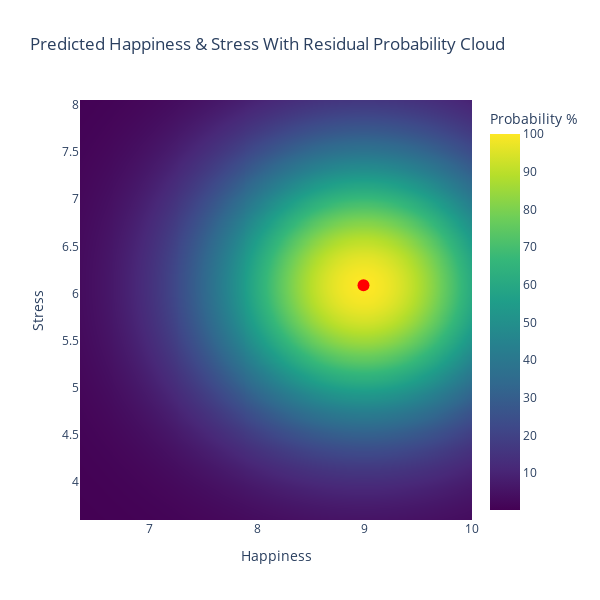

Notebook cell for this chart:
### Code cell
# Visualization of prediction with brobability cloud
# AI used for visualisation enchancment

# --------------------------------------------
# 1. Prepare new_user (must add engineered features!)
# --------------------------------------------
new_user = pd.DataFrame([{
    "Age": 27,
    "Daily_Screen_Time(hrs)": 4.2,
    "Social_Media_Platform": "Instagram",
    "Exercise_Frequency(week)": 4,
    "Days_Without_Social_Media": 1,
    "Sleep_Quality(1-10)": 6
}])

# Add engineered features (since pipeline no longer does it)
new_user["Balance_Score"] = (
    (new_user["Exercise_Frequency(week)"] + 1) *
    (new_user["Days_Without_Social_Media"] + 1) /
    new_user["Daily_Screen_Time(hrs)"]
)

new_user["Screen_per_Exercise"] = (
    new_user["Daily_Screen_Time(hrs)"] /
    (new_user["Exercise_Frequency(week)"] + 1)
)

# Predict
prediction = final_pipeline.predict(new_user)
happiness_pred = prediction[0][0]
stress_pred = prediction[0][1]


# --------------------------------------------
# 2. Compute residuals on test set
# --------------------------------------------
# The test set X_test also have engineered features
X_test_fe = X_test.copy()

X_test_fe["Balance_Score"] = (
    (X_test_fe["Exercise_Frequency(week)"] + 1) *
    (X_test_fe["Days_Without_Social_Media"] + 1) /
    X_test_fe["Daily_Screen_Time(hrs)"]
)

X_test_fe["Screen_per_Exercise"] = (
    X_test_fe["Daily_Screen_Time(hrs)"] /
    (X_test_fe["Exercise_Frequency(week)"] + 1)
)

# Prediction on enhanced test set
y_test_pred = final_pipeline.predict(X_test_fe)

y_test_df = y_test.reset_index(drop=True)
y_test_pred_df = pd.DataFrame(y_test_pred, columns=y_test.columns)

residuals = y_test_df - y_test_pred_df

happiness_min = max(happiness_pred + residuals["Happiness_Index(1-10)"].min(), 0)
happiness_max = min(happiness_pred + residuals["Happiness_Index(1-10)"].max(), 10)
stress_min = max(stress_pred + residuals["Stress_Level(1-10)"].min(), 0)
stress_max = min(stress_pred + residuals["Stress_Level(1-10)"].max(), 10)


# --------------------------------------------
# 3. Create probability cloud grid
# --------------------------------------------
grid_size = 200
happiness_grid = np.linspace(happiness_min, happiness_max, grid_size)
stress_grid = np.linspace(stress_min, stress_max, grid_size)
H, S = np.meshgrid(happiness_grid, stress_grid)

happiness_std = residuals["Happiness_Index(1-10)"].std()
stress_std = residuals["Stress_Level(1-10)"].std()

Z = np.exp(
    -(((H - happiness_pred)**2)/(2 * happiness_std**2) +
      ((S - stress_pred)**2)/(2 * stress_std**2))
)

Z_percent = (Z / Z.max()) * 100


# --------------------------------------------
# 4. Plot heatmap with Plotly
# --------------------------------------------
fig = go.Figure()

fig.add_trace(go.Heatmap(
    z=Z_percent,
    x=happiness_grid,
    y=stress_grid,
    colorscale='Viridis',
    colorbar=dict(title='Probability %'),
    zsmooth='best'
))

fig.add_trace(go.Scatter(
    x=[happiness_pred],
    y=[stress_pred],
    mode='markers',
    marker=dict(color='red', size=12),
    name='Predicted Value'
))

fig.update_layout(
    title='Predicted Happiness & Stress With Residual Probability Cloud',
    xaxis_title='Happiness',
    yaxis_title='Stress',
    xaxis=dict(range=[happiness_min, happiness_max]),
    yaxis=dict(range=[stress_min, stress_max]),
    width=600,
    height=600
)

fig.show()

### Figure 1 — Plotly figure (JSON) as saved in the notebook; plotly's stock layout.template omitted (floating-point values rounded to 4 significant figures; data arrays with more than 128 entries replaced by an {"elided": "..."} marker saying what was removed)
{"data": [{"colorbar": {"title": {"text": "Probability %"}}, "colorscale": [[0, "#440154"], [0.1111, "#482878"], [0.2222, "#3e4989"], [0.3333, "#31688e"], [0.4444, "#26828e"], [0.5556, "#1f9e89"], [0.6667, "#35b779"], [0.7778, "#6ece58"], [0.8889, "#b5de2b"], [1, "#fde725"]], "type": "heatmap", "x": {"elided": "200 float values"}, "y": {"elided": "200 float values"}, "z": {"elided": "200x200 float values"}, "zsmooth": "best"}, {"marker": {"color": "red", "size": 12}, "mode": "markers", "name": "Predicted Value", "type": "scatter", "x": [8.99], "y": [6.085]}], "layout": {"height": 600, "title": {"text": "Predicted Happiness & Stress With Residual Probability Cloud"}, "width": 600, "xaxis": {"range": [6.349, 10], "title": {"text": "Happiness"}}, "yaxis": {"range": [3.593, 8.054], "title": {"text": "Stress"}}}}
